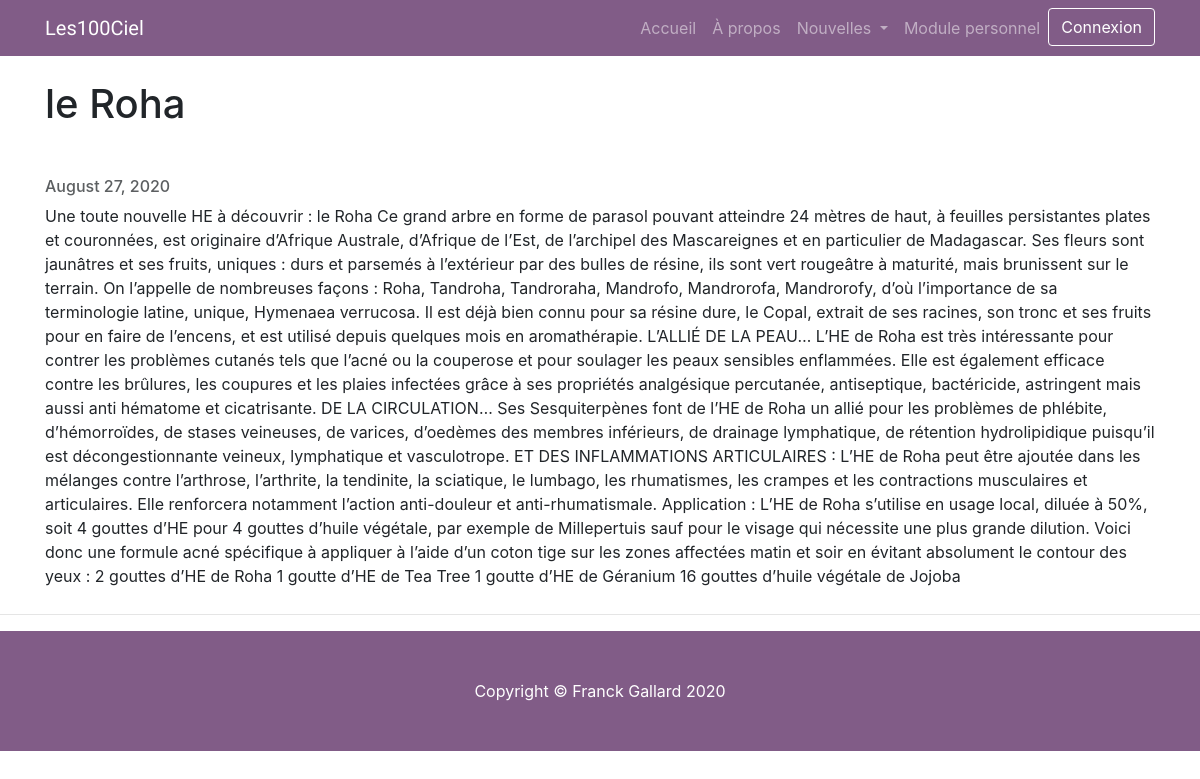
Screenshot of /nouvelle.php?nouvelle_id=1 with the database file from the repository.
### tables this page shows
CREATE TABLE `nouvelles` (
  `id` int(11) NOT NULL,
  `titre` varchar(50) NOT NULL,
  `description_courte` varchar(125) NOT NULL,
  `description_longue` text NOT NULL,
  `date_nouvelle` date NOT NULL,
  `actif` tinyint(1) NOT NULL,
  `fk_categorie` int(11) NOT NULL
);

### nouvelle.php (the view, shortened to what this page needs)
<?php
    include_once('include/header.php');
    $nouvelle_id = $_GET['nouvelle_id'];
    $nouvelle = $connection->query("SELECT titre, description_longue, date_nouvelle
                                    FROM nouvelles
                                    WHERE id = ".$nouvelle_id);
    $nouvelle_infos = $nouvelle->fetch_assoc();
?>
<div class="container">
    <h1 class="my-4"><?php echo $nouvelle_infos["titre"] ?></h1>
<div class="row">
        <div class="col-lg-12 mb-12 new-list-element new-detail-container">
        <?php
            echo '<h6 class="">' . date('F j, Y', strtotime($nouvelle_infos["date_nouvelle"])) . '</h6>';
            echo '<p class="card-text">' . $nouvelle_infos["description_longue"] . '</p>';
        ?>
        </div>
</div>
</div>
<?php include_once('include/footer.php'); ?>

### css/modern-business.css (style rules this page uses)
body { padding-top: 56px; overflow-x: hidden; }
p { margin-top: 0; margin-bottom: 5px; }
.new-list-element, .news-management-list-element { border-bottom: 1px solid #c3c3c3; padding-top: 10px; padding-bottom: 10px; margin-top: 15px; }
.new-list-element h6 { color: #5c5f61; }
.new-detail-container { border-bottom: unset !important; }

### rows the page displays
nouvelles: titre "le Roha", date_nouvelle "August 27, 2020", description_longue "Une toute nouvelle HE à découvrir : le Roha Ce grand arbre en forme de parasol pouvant atteindre 24 mètres de haut, à feuilles persistantes plates et couronnées, est originaire d’Afrique Australe, d’Afrique de l’Est, de l’archipel des Mascareignes et en particulier de Madagascar. Ses fleurs sont jaunâtres et ses fruits, uniques : durs et parsemés à l’extérieur par des bulles de résine, ils sont vert rougeâtre à maturité, mais brunissent sur le terrain. On l’appelle de nombreuses façons : Roha, Tandroha, Tandroraha, Mandrofo, Mandrorofa, Mandrorofy, d’où l’importance de sa terminologie latine, unique, Hymenaea verrucosa. Il est déjà bien connu pour sa résine dure, le Copal, extrait de ses…"
